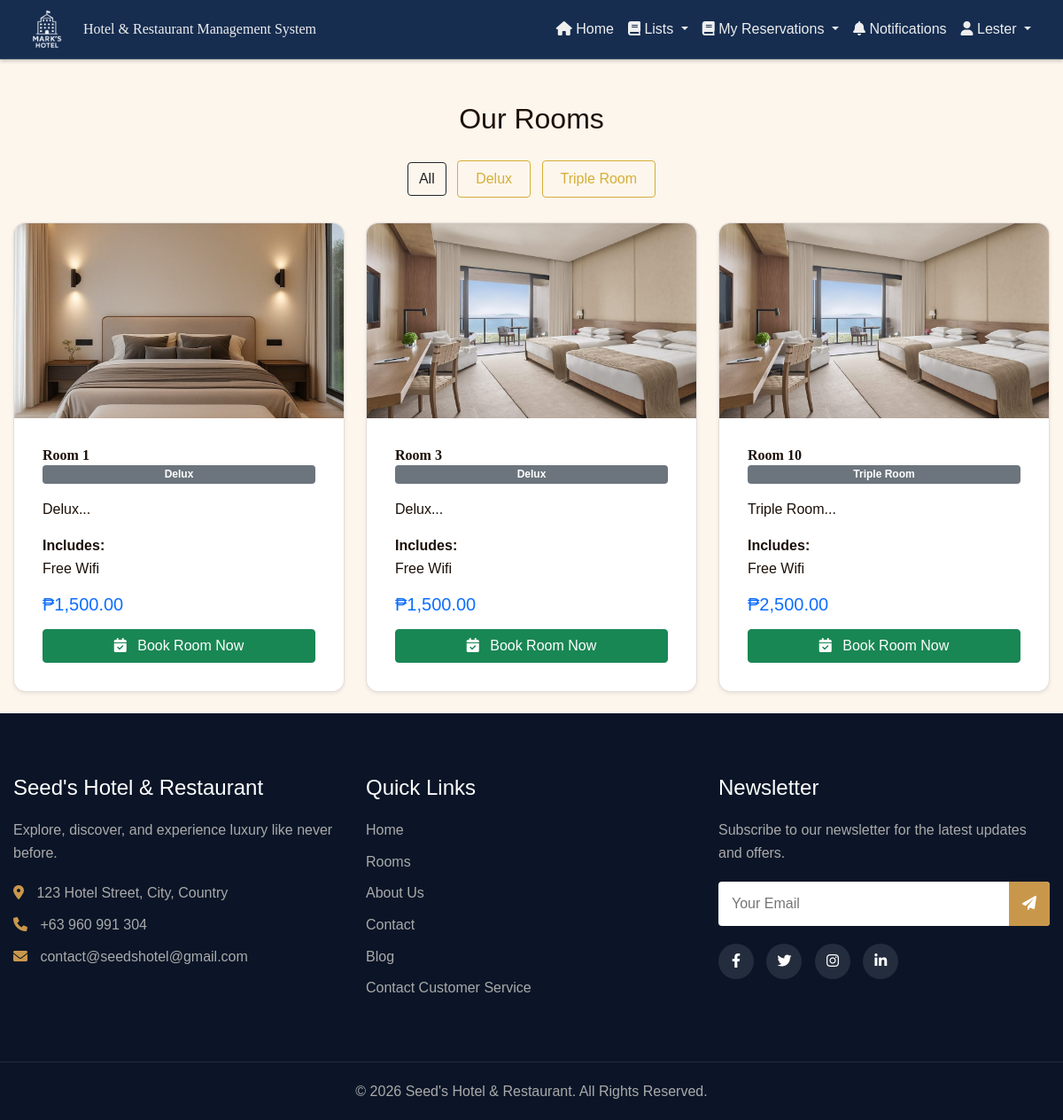
Screenshot of /views/rooms.php (signed in) with the database file from the repository.
### tables this page shows
CREATE TABLE `room_type` (
  `id` int(11) NOT NULL,
  `title` varchar(255) NOT NULL,
  `detail` varchar(255) NOT NULL
);

CREATE TABLE `rooms` (
  `id` int(11) NOT NULL,
  `title` varchar(255) NOT NULL,
  `room_type_id` int(11) NOT NULL,
  `images` varchar(255) DEFAULT NULL,
  `price` varchar(250) DEFAULT NULL,
  `includes` varchar(250) DEFAULT NULL
);

### controllers/fetchRooms.php (called while the page is built, shortened)
<?php
require_once '../includes/connection.php';
require_once '../models/client/roomsModel.php';
$roomsModel = new roomsModel();
if (isset($_GET['type']) && !empty($_GET['type'])) {
    $rooms = $roomsModel->getRoomsByType($con, $_GET['type']);
} else {
    $rooms = $roomsModel->getAllRooms($con);
}
$roomTypes = $roomsModel->getRoomTypes($con);

### models/client/roomsModel.php (called while the page is built, shortened)
<?php
class roomsModel {
    public function getAllRooms($con) {
        $sql = "SELECT rooms.*, room_type.title AS room_type_title, room_type.detail
                FROM rooms
                INNER JOIN room_type ON rooms.room_type_id = room_type.id
                ORDER BY rooms.id DESC";
        return mysqli_query($con, $sql);
    }
    public function getRoomTypes($con) {
        $sql = "SELECT * FROM room_type ORDER BY title ASC";
        return mysqli_query($con, $sql);
    }
}

### views/rooms.php (the view, shortened to what this page needs)
<?php
require_once '../controllers/fetchRooms.php';
?>
<!DOCTYPE html>
<html lang="en">
<head>
    <link href="https://cdn.jsdelivr.net/npm/bootstrap@5.0.2/dist/css/bootstrap.min.css" rel="stylesheet">
    <link rel="stylesheet" href="https://cdnjs.cloudflare.com/ajax/libs/font-awesome/6.0.0-beta3/css/all.min.css" />
    <link rel="stylesheet" href="../css/customAdminHeader.css">
    <link rel="stylesheet" href="../css/clientNavbar.css">
    <link rel="stylesheet" href="../css/home.css">
    <link rel="stylesheet" href="https://unpkg.com/swiper/swiper-bundle.min.css">
    <link rel="stylesheet" href="../css/animation.css">
    <link rel="stylesheet" href="../css/reviews.css">
</head>
<body>
    <?php require_once '../components/header.php'; ?>
    <div class="container mt-5">
        <h2 class="text-center mb-4">Our Rooms</h2>
        <div class="text-center mb-4">
            <a href="rooms.php" class="btn btn-outline-dark m-1">All</a>
            <?php while($type = mysqli_fetch_assoc($roomTypes)): ?>
                <a href="?type=<?php echo $type['id']; ?>"
                class="btn btn-outline-primary m-1">
                <?php echo $type['title']; ?>
                </a>
            <?php endwhile; ?>
        </div>
        <div class="row">
            <?php if(mysqli_num_rows($rooms) > 0): ?>
                <?php while($room = mysqli_fetch_assoc($rooms)): ?>
                    <div class="col-md-4 mb-4">
                        <div class="card shadow-sm h-100">
                            <?php
                                $images = json_decode($room['images'], true);
                            ?>
                            <img src="../uploads/<?php echo $images[0]; ?>"
                                class="card-img-top"
                                style="height: 220px; object-fit: cover;">
                        <div class="card-body d-flex flex-column">
                            <h5 class="card-title">
                                <?php echo $room['title']; ?>
                            </h5>
                            <p class="badge bg-secondary">
                                <?php echo $room['room_type_title']; ?>
                            </p>
                            <p class="card-text">
                                <?php echo substr($room['detail'], 0, 80); ?>...
                            </p>
                            <p class="card-text">
                                <strong>Includes:</strong><br>
                                <?php echo $room['includes']; ?>
                            </p>
                            <h5 class="text-primary mb-3">
                                ₱<?php echo number_format($room['price'], 2); ?>
                            </h5>
                            <div class="mt-auto">
                                <a href="roomBookings.php?room_id=<?php echo $room['id']; ?>"
                                class="btn btn-success w-100">
                                    <i class="fas fa-calendar-check me-2"></i>
                                    Book Room Now
                                </a>
                            </div>
                        </div>
                        </div>
                    </div>
                <?php endwhile; ?>
            <?php else: ?>
                <div class="col-12 text-center">
                    <p>No rooms available.</p>
                </div>
            <?php endif; ?>
        </div>
    </div>
    <?php require '../components/footer.php'; ?>
</body>
</html>

### css/clientNavbar.css (style rules this page uses)
* { margin: 0; padding: 0; box-sizing: border-box; }
.container { position: relative; z-index: 1; }

### css/home.css (style rules this page uses)
:root { --bg-primary: #0a0e27; --bg-secondary: #141937; --bg-card: #1a1f3a; --accent-blue: #00d4ff; --accent-cyan: #00bcd4; --accent-purple: #6b5ce7; --text-primary: #ffffff; --text-secondary: #8b92b8; --success: #00ff88; --warning: #ffb800; --danger: #ff4757; --espresso: #1c1008; --dark-roast: #2e1b0e; --mahogany: #4a2512; --amber: #c8701a; --amber-soft: #e8924a; --cream: #fdf6ec; --cream-dark: #f4e8d4; --linen: #ede0cc; --text-main: #1c1008; --text-muted: #7a5c3e; --text-light: #b89070; --success: #2d7a4f; --success-bg: #e6f4ec; --border: rgba(74, 37, 18, 0.15); --shadow-sm: 0 2px 8px rgba(28,16,8,0.08); --shadow-md: 0 6px 24px rgba(28,16,8,0.12); --shadow-lg: 0 12px 40px rgba(28,16,8,0.18); --radius-sm: 8px; --radius-md: 14px; --radius-lg: 20px; }
* { margin: 0; padding: 0; box-sizing: border-box; }
body { font-family: 'Arial', sans-serif; line-height: 1.6; display: flex; flex-direction: column; min-height: 100vh; }
h1, h2, h3, h4, h5, h6 { font-family: 'Arial', sans-serif; font-weight: 500; }
.container { max-width: 1200px; margin: 0 auto; padding: 0 15px; }
.btn-outline-primary { color: #d4af37; border-color: #d4af37; padding: 8px 20px; font-weight: 500; transition: all 0.3s ease; }
:root { --espresso: #1c1008; --dark-roast: #2e1b0e; --mahogany: #4a2512; --amber: #c8701a; --amber-soft: #e8924a; --cream: #fdf6ec; --cream-dark: #f4e8d4; --linen: #ede0cc; --text-main: #1c1008; --text-muted: #7a5c3e; --text-light: #b89070; --success: #2d7a4f; --success-bg: #e6f4ec; --border: rgba(74, 37, 18, 0.15); --shadow-sm: 0 2px 8px rgba(28,16,8,0.08); --shadow-md: 0 6px 24px rgba(28,16,8,0.12); --shadow-lg: 0 12px 40px rgba(28,16,8,0.18); --radius-sm: 8px; --radius-md: 14px; --radius-lg: 20px; }
body { font-family: 'DM Sans', sans-serif; background-color: var(--cream); color: var(--text-main); }
.card { border: 1px solid var(--border); border-radius: var(--radius-md) !important; background: #fff; box-shadow: var(--shadow-sm); overflow: hidden; }
.card-body { padding: 16px 18px 18px; }
.card-title { font-family: 'Playfair Display', serif; font-size: 1rem; font-weight: 600; color: var(--espresso); margin-bottom: 0; line-height: 1.3; }

### css/reviews.css (style rules this page uses)
.card-body { padding: 2rem; }

### rows the page displays
room_type: title "Delux"
room_type: title "Triple Room"
rooms: shows a picture, title "Room 1", room_type.title "Delux", room_type.detail "Delux", includes "Free Wifi", price "1,500.00"
rooms: title "Room 3", room_type.title "Delux", room_type.detail "Delux", includes "Free Wifi", price "1,500.00"
rooms: title "Room 10", room_type.title "Triple Room", room_type.detail "Triple Room", includes "Free Wifi", price "2,500.00"

### other values shown
$_SESSION['name'] "Lester"
